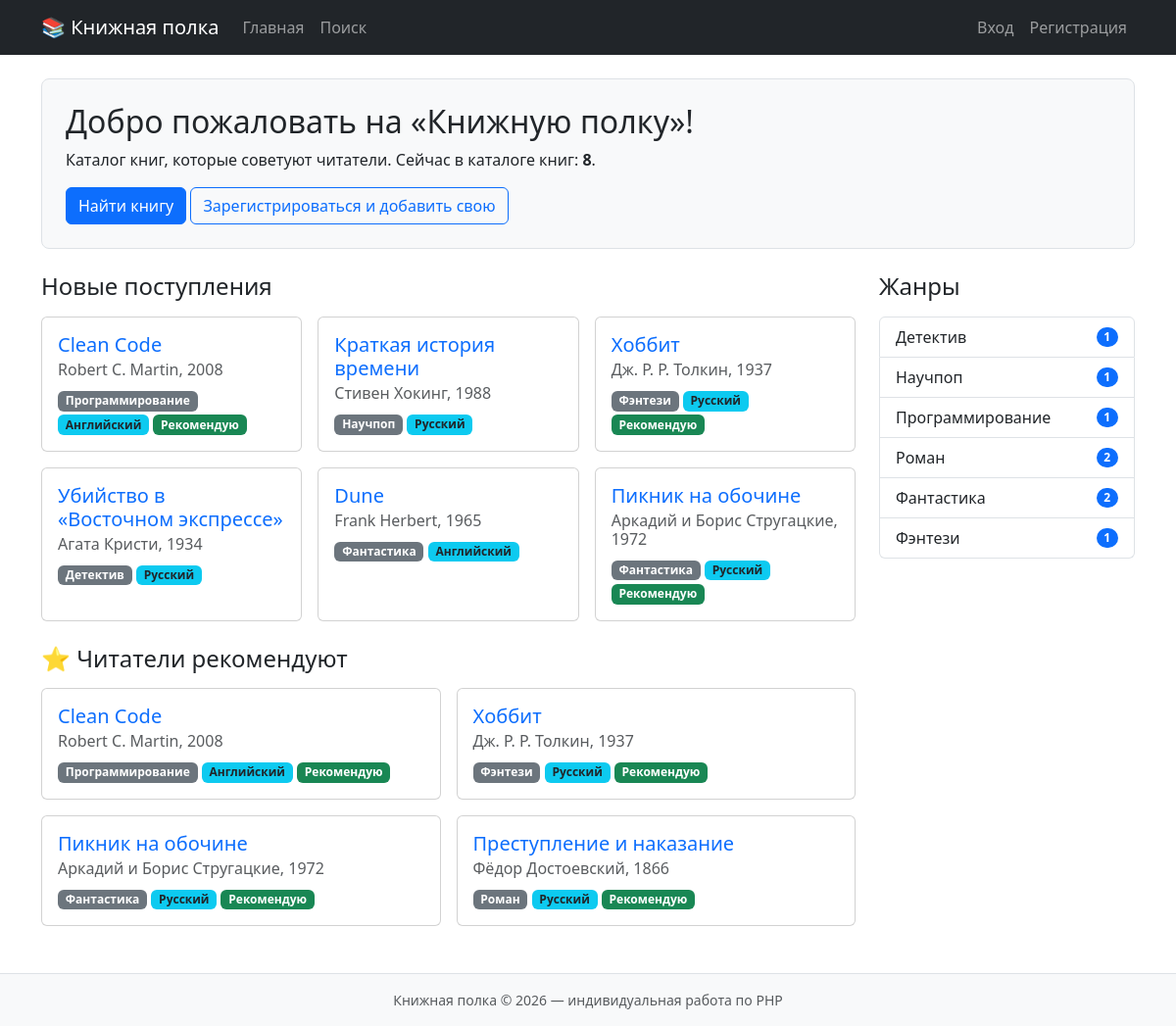
The page / on the database its author committed.
### tables this page shows
CREATE TABLE books (
    id             INT AUTO_INCREMENT PRIMARY KEY,
    title          VARCHAR(200) NOT NULL,
    author         VARCHAR(100) NOT NULL,
    genre_id       INT NOT NULL,
    year           SMALLINT NOT NULL,
    language       ENUM('ru', 'en', 'other') NOT NULL,
    is_recommended TINYINT(1) NOT NULL DEFAULT 0,
    description    TEXT NOT NULL,
    user_id        INT NULL,
    created_at     DATETIME NOT NULL DEFAULT CURRENT_TIMESTAMP,
    FOREIGN KEY (genre_id) REFERENCES genres(id) ON DELETE RESTRICT,
    FOREIGN KEY (user_id)  REFERENCES users(id)  ON DELETE SET NULL
);

CREATE TABLE genres (
    id   INT AUTO_INCREMENT PRIMARY KEY,
    name VARCHAR(50) NOT NULL UNIQUE
);

### app/core/Controller.php (called while the page is built, shortened)
<?php
abstract class Controller
{
    protected function render(string $view, array $data = []): void
    {
        extract($data);
        require ROOT . '/app/views/layout/header.php';
        require ROOT . "/app/views/$view.php";
        require ROOT . '/app/views/layout/footer.php';
    }
}

### app/controllers/HomeController.php (called while the page is built)
<?php
class HomeController extends Controller
{
    public function index(): void
    {
        $bookModel = new Book();
        $this->render('home', [
            'title'       => 'Главная',
            'latestBooks' => $bookModel->latest(6),
            'recommended' => $bookModel->recommended(4),
            'genres'      => (new Genre())->allWithBookCount(),
            'booksCount'  => $bookModel->count(),
        ]);
    }
}

### public/index.php (called while the page is built, shortened)
<?php
require ROOT . '/app/core/helpers.php';
spl_autoload_register(function (string $className) {
    foreach (['core', 'controllers', 'models'] as $folder) {
        $file = ROOT . "/app/$folder/$className.php";
        if (file_exists($file)) {
            return;
        }
    }
});
$routes = require ROOT . '/config/routes.php';
$page = $_GET['page'] ?? 'home';
[$controllerName, $methodName] = $routes[$page];
$controller = new $controllerName();
$controller->$methodName();

### app/core/helpers.php (called while the page is built, shortened)
<?php
function e($value): string
{
    return htmlspecialchars((string)$value, ENT_QUOTES, 'UTF-8');
}
function url(string $page, array $params = []): string
{
    return 'index.php?' . http_build_query(array_merge(['page' => $page], $params));
}

### app/core/Auth.php (called while the page is built, shortened)
<?php
class Auth
{
    private static ?array $currentUser = null;
    public static function user(): ?array
    {
        if (empty($_SESSION['user_id'])) {
            return null;
        }
        return self::$currentUser;
    }
    public static function check(): bool
    {
        return self::user() !== null;
    }
}

### app/core/Model.php (called while the page is built, shortened)
<?php
abstract class Model
{
    public function __construct()
    {
        $this->db = Database::connect();
    }
}

### app/core/Database.php (called while the page is built)
<?php
class Database
{
    private static ?PDO $connection = null;
    public static function connect(): PDO
    {
        if (self::$connection === null) {
            $dsn = 'mysql:host=' . DB_HOST . ';dbname=' . DB_NAME . ';charset=utf8mb4';
            self::$connection = new PDO($dsn, DB_USER, DB_PASS, [
                PDO::ATTR_ERRMODE            => PDO::ERRMODE_EXCEPTION,
                PDO::ATTR_DEFAULT_FETCH_MODE => PDO::FETCH_ASSOC,
                PDO::ATTR_EMULATE_PREPARES   => false,
            ]);
        }
        return self::$connection;
    }
}

### app/models/Book.php (called while the page is built, shortened)
<?php
class Book extends Model
{
    public function latest(int $limit): array
    {
        $stmt = $this->db->prepare(self::SELECT_WITH_JOINS . ' ORDER BY b.created_at DESC, b.id DESC LIMIT ?');
        $stmt->bindValue(1, $limit, PDO::PARAM_INT);
        $stmt->execute();
        return $stmt->fetchAll();
    }
    public function recommended(int $limit): array
    {
        $stmt = $this->db->prepare(
            self::SELECT_WITH_JOINS . ' WHERE b.is_recommended = 1 ORDER BY b.id DESC LIMIT ?'
        );
        $stmt->bindValue(1, $limit, PDO::PARAM_INT);
        $stmt->execute();
        return $stmt->fetchAll();
    }
}

### app/models/Genre.php (called while the page is built, shortened)
<?php
class Genre extends Model
{
    public function allWithBookCount(): array
    {
        return $this->db->query(
            'SELECT g.id, g.name, COUNT(b.id) AS books_count
             FROM genres g
             LEFT JOIN books b ON b.genre_id = g.id
             GROUP BY g.id
             ORDER BY g.name'
        )->fetchAll();
    }
}

### app/views/books/_card.php (the view, shortened to what this page needs)
<div class="card h-100 book-card">
    <div class="card-body">
        <h5 class="card-title">
            <a href="<?= url('book', ['id' => $book['id']]) ?>" class="text-decoration-none">
                <?= e($book['title']) ?>
            </a>
        </h5>
        <h6 class="card-subtitle mb-2 text-muted"><?= e($book['author']) ?>, <?= e($book['year']) ?></h6>
        <span class="badge bg-secondary"><?= e($book['genre_name']) ?></span>
        <span class="badge bg-info text-dark"><?= e(Book::LANGUAGES[$book['language']]) ?></span>
        <?php if ($book['is_recommended']): ?>
            <span class="badge bg-success">Рекомендую</span>
        <?php endif; ?>
    </div>
</div>

### app/views/layout/header.php (shortened to what this page needs)
<?php
$currentUser = Auth::user();
?>
<!DOCTYPE html>
<html lang="ru">
<head>
    <link href="https://cdn.jsdelivr.net/npm/bootstrap@5.3.3/dist/css/bootstrap.min.css" rel="stylesheet">
    <link href="css/style.css" rel="stylesheet">
</head>
<body class="d-flex flex-column min-vh-100">
<nav class="navbar navbar-expand-lg navbar-dark bg-dark">
    <div class="container">
        <a class="navbar-brand" href="<?= url('home') ?>">📚 Книжная полка</a>
        <div class="collapse navbar-collapse" id="mainMenu">
            <ul class="navbar-nav me-auto">
                <li class="nav-item"><a class="nav-link" href="<?= url('home') ?>">Главная</a></li>
                <li class="nav-item"><a class="nav-link" href="<?= url('search') ?>">Поиск</a></li>
            </ul>
            <ul class="navbar-nav">
                <?php if ($currentUser): ?>
                    <li class="nav-item">
                        <span class="navbar-text me-3">👤 <?= e($currentUser['username']) ?></span>
                    </li>
                    <li class="nav-item">
                        <form action="<?= url('logout') ?>" method="post" class="d-inline">
                            <?= csrf_field() ?>
                            <button type="submit" class="btn btn-outline-light btn-sm mt-1">Выйти</button>
                        </form>
                    </li>
                <?php else: ?>
                    <li class="nav-item"><a class="nav-link" href="<?= url('login') ?>">Вход</a></li>
                    <li class="nav-item"><a class="nav-link" href="<?= url('register') ?>">Регистрация</a></li>
                <?php endif; ?>
            </ul>
        </div>
    </div>
</nav>
<main class="container my-4 flex-grow-1">

### app/views/home.php (shortened to what this page needs)
<div class="p-4 mb-4 bg-light rounded-3 border">
    <h1 class="h2">Добро пожаловать на «Книжную полку»!</h1>
    <p class="mb-3">Каталог книг, которые советуют читатели. Сейчас в каталоге книг: <strong><?= $booksCount ?></strong>.</p>
    <a href="<?= url('search') ?>" class="btn btn-primary">Найти книгу</a>
    <?php if (!Auth::check()): ?>
        <a href="<?= url('register') ?>" class="btn btn-outline-primary">Зарегистрироваться и добавить свою</a>
    <?php endif; ?>
</div>
<div class="row">
    <div class="col-lg-9">
        <h2 class="h4 mb-3">Новые поступления</h2>
        <div class="row row-cols-1 row-cols-md-2 row-cols-xl-3 g-3 mb-4">
            <?php foreach ($latestBooks as $book): ?>
                <div class="col"><?php require __DIR__ . '/books/_card.php'; ?></div>
            <?php endforeach; ?>
        </div>
        <h2 class="h4 mb-3">⭐ Читатели рекомендуют</h2>
        <div class="row row-cols-1 row-cols-md-2 g-3 mb-4">
            <?php foreach ($recommended as $book): ?>
                <div class="col"><?php require __DIR__ . '/books/_card.php'; ?></div>
            <?php endforeach; ?>
        </div>
    </div>
    <div class="col-lg-3">
        <h2 class="h4 mb-3">Жанры</h2>
        <ul class="list-group">
            <?php foreach ($genres as $genre): ?>
                <a href="<?= url('search', ['genre_id' => $genre['id']]) ?>"
                   class="list-group-item list-group-item-action d-flex justify-content-between align-items-center">
                    <?= e($genre['name']) ?>
                    <span class="badge bg-primary rounded-pill"><?= $genre['books_count'] ?></span>
                </a>
            <?php endforeach; ?>
        </ul>
    </div>
</div>

### app/views/layout/footer.php (shortened to what this page needs)
</main>
<footer class="bg-light border-top py-3 mt-auto">
    <div class="container text-center text-muted small">
        Книжная полка &copy; <?= date('Y') ?> — индивидуальная работа по PHP
    </div>
</footer>
</body>
</html>

### public/css/style.css (style rules this page uses)
.book-card { transition: box-shadow 0.2s; }

### rows shown on the page
books: title "Clean Code", author "Robert C. Martin", year "2008", genre.name "Программирование", language "Английский", is_recommended "Рекомендую"
books: title "Краткая история времени", author "Стивен Хокинг", year "1988", genre.name "Научпоп", language "Русский"
books: title "Хоббит", author "Дж. Р. Р. Толкин", year "1937", genre.name "Фэнтези", language "Русский", is_recommended "Рекомендую"
books: title "Убийство в «Восточном экспрессе»", author "Агата Кристи", year "1934", genre.name "Детектив", language "Русский"
books: title "Dune", author "Frank Herbert", year "1965", genre.name "Фантастика", language "Английский"
books: title "Пикник на обочине", author "Аркадий и Борис Стругацкие", year "1972", genre.name "Фантастика", language "Русский", is_recommended "Рекомендую"
books: title "Преступление и наказание", author "Фёдор Достоевский", year "1866", genre.name "Роман", language "Русский", is_recommended "Рекомендую"
genres: name "Детектив", books_count "1"
genres: name "Научпоп", books_count "1"
genres: name "Программирование", books_count "1"
genres: name "Роман", books_count "2"
genres: name "Фантастика", books_count "2"
genres: name "Фэнтези", books_count "1"

### other values the page prints
$booksCount "8"
